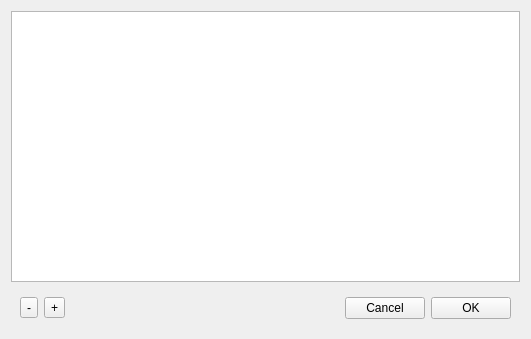
<?xml version="1.0" encoding="UTF-8"?>
<ui version="4.0">
 <class>NLayoutJSONTable</class>
 <widget class="QWidget" name="NLayoutJSONTable">
  <property name="geometry">
   <rect>
    <x>0</x>
    <y>0</y>
    <width>531</width>
    <height>339</height>
   </rect>
  </property>
  <property name="windowTitle">
   <string>Form</string>
  </property>
  <layout class="QVBoxLayout" name="verticalLayout">
   <item>
    <widget class="NTableWidget" name="tableWidget">
     <property name="tabKeyNavigation">
      <bool>false</bool>
     </property>
     <property name="alternatingRowColors">
      <bool>true</bool>
     </property>
     <property name="selectionMode">
      <enum>QAbstractItemView::SingleSelection</enum>
     </property>
     <property name="selectionBehavior">
      <enum>QAbstractItemView::SelectRows</enum>
     </property>
    </widget>
   </item>
   <item>
    <widget class="QWidget" name="widget" native="true">
     <layout class="QHBoxLayout" name="horizontalLayout">
      <item>
       <widget class="QToolButton" name="remoteButton">
        <property name="text">
         <string>-</string>
        </property>
       </widget>
      </item>
      <item>
       <widget class="QToolButton" name="addButton">
        <property name="text">
         <string>+</string>
        </property>
       </widget>
      </item>
      <item>
       <spacer name="horizontalSpacer">
        <property name="orientation">
         <enum>Qt::Horizontal</enum>
        </property>
        <property name="sizeHint" stdset="0">
         <size>
          <width>40</width>
          <height>20</height>
         </size>
        </property>
       </spacer>
      </item>
      <item>
       <widget class="QPushButton" name="cancelButton">
        <property name="text">
         <string>Cancel</string>
        </property>
       </widget>
      </item>
      <item>
       <widget class="QPushButton" name="okButton">
        <property name="text">
         <string>OK</string>
        </property>
       </widget>
      </item>
     </layout>
    </widget>
   </item>
  </layout>
 </widget>
 <customwidgets>
  <customwidget>
   <class>NTableWidget</class>
   <extends>QTableWidget</extends>
   <header>extend/n_table_widget.h</header>
  </customwidget>
 </customwidgets>
 <resources/>
 <connections/>
</ui>
